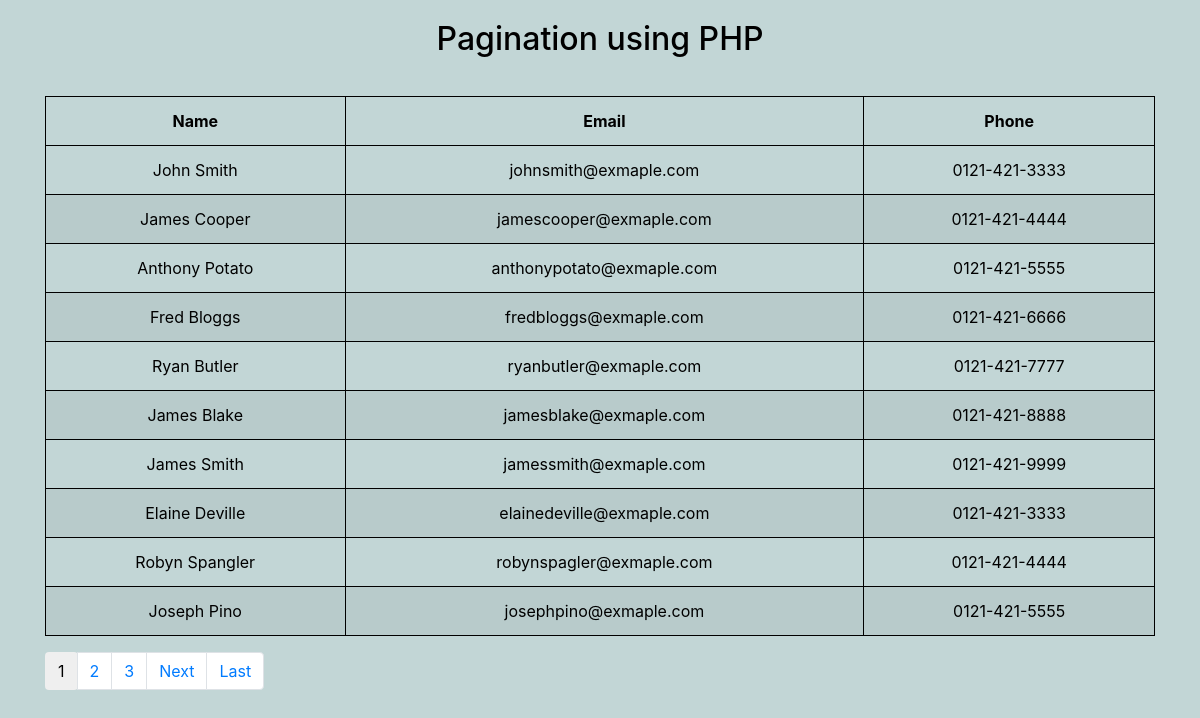
The page / on the database its author committed.
### tables this page shows
CREATE TABLE users (
    id INT(1) NOT NULL AUTO_INCREMENT,
    firstname VARCHAR(50) NOT NULL,
    lastname VARCHAR(50) NOT NULL,
    email VARCHAR(50) NOT NULL UNIQUE,
    phone VARCHAR(15) NOT NULL,
    PRIMARY KEY (`id`)
);

### database/db.inc.php (called while the page is built, shortened)
<?php
class Database
{
	private $con;
	private function connect()
	{
		if (!isset($this->con))
		{
			$this->con = new mysqli(DB_HOST, DB_USERNAME, DB_PASSWORD, DB_NAME);
		}
		return $this->con;
	}
	public function query($query)
	{
		try
        {
            $result = $this->con->query($query);
            return $result;
        }
        catch (Exception $e)
        {
            echo 'Unable to perform query. Error received: ' . $e->getMessage();
        }
	}
}

### index.php (the view, shortened to what this page needs)
<?php
include 'lib/pagination.php';
?>
<!DOCTYPE html>
<html>
 <head>
  	<link rel="stylesheet" href="https://maxcdn.bootstrapcdn.com/bootstrap/4.0.0/css/bootstrap.min.css">
  	<link rel="stylesheet" href="css/style.css" type="text/css" />
 </head>
 <body>
 	<div class="container">
	  <div class="panel panel-default">
	    <div class="panel-heading">
	      <h2>Pagination using PHP</h2>
	    </div>
	      <div class="table-responsive">
	        <table class="table table-striped table-bordered table-hover">
	          <thead>
        		<tr>
        		  <th>Name</th>
        		  <th>Email</th>
        		  <th>Phone</th>
        		</tr>
      		  </thead>
      		  <tbody>
      		  	<tr>
      		  		<?php
						while($row = $query->fetch_array(MYSQLI_ASSOC))
						{
						?>
							<tr>
								<td><?php echo $row['firstname'] . ' ' . $row['lastname']; ?></td>
								<td><?php echo $row['email']; ?></td>
								<td><?php echo $row['phone']; ?></td>
							</tr>
						<?php
						}
					?>
      		  	</tr>
      		  </tbody>
	        </table>
	        <div><?php echo $pagination; ?></div>
	  </div>
	</div>
 </body>
 </html>

### lib/pagination.php (shortened to what this page needs)
<?php
require realpath(__DIR__) .  '/../database/db.inc.php';
$db = new Database();
$result = $db->query("SELECT COUNT(*) AS total FROM users");
$row = $result->fetch_assoc();
$totalrows = $row['total'];
$perpage = 10;
$last = ceil($totalrows / $perpage);
$page = 1;
$limit = 'LIMIT ' . ($page - 1) * $perpage . ',' . $perpage;
$query = $db->query("SELECT * FROM `users` $limit");
$pagination = "";
if ($last != 1)
{
	$pagination .= '<ul class="pagination">';
	for ($i = 1 ; $i <= $last; $i++)
	{
		if ($i != $page)
		{
			$pagination .= '<li class="page-item"><a class="page-link" href="'.$_SERVER['PHP_SELF'].'?page='. $i .'" class="btn btn-default">'.$i.'</a></li> ';
		}
		else
		{
			$pagination .= '<li class="page-item"><button type="button" class="btn btn-default">' . $i . '</button></li>';
		}
	}
	if ($page != $last)
	{
        $next = $page + 1;
        $pagination .= '<li class="page-item"><a class="page-link" href="'.$_SERVER['PHP_SELF'].'?page='. $next . '" class="btn btn-default">Next</a></li>';
        $pagination .= '<li class="page-item"><a class="page-link" href="'.$_SERVER['PHP_SELF'].'?page='. $last . '" class="btn btn-default">Last</a></li>';
    }
    $pagination .= '</ul>';
}

### css/style.css (style rules this page uses)
* { margin: 0; padding: 0; }
body { background-color: #c2d6d6; color: #000; }
.panel-heading { text-align: center; margin: 10px 0 20px 0; padding: 10px; font-weight: bold; }
table.table-bordered { text-align: center; }
table.table-bordered > thead > tr > th, table.table-bordered > tbody > tr > td { border: 1px solid #000; }

### rows shown on the page
users: firstname "John", lastname "Smith", email "johnsmith@exmaple.com", phone "0121-421-3333"
users: firstname "James", lastname "Cooper", email "jamescooper@exmaple.com", phone "0121-421-4444"
users: firstname "Anthony", lastname "Potato", email "anthonypotato@exmaple.com", phone "0121-421-5555"
users: firstname "Fred", lastname "Bloggs", email "fredbloggs@exmaple.com", phone "0121-421-6666"
users: firstname "Ryan", lastname "Butler", email "ryanbutler@exmaple.com", phone "0121-421-7777"
users: firstname "James", lastname "Blake", email "jamesblake@exmaple.com", phone "0121-421-8888"
users: firstname "James", lastname "Smith", email "jamessmith@exmaple.com", phone "0121-421-9999"
users: firstname "Elaine", lastname "Deville", email "elainedeville@exmaple.com", phone "0121-421-3333"
users: firstname "Robyn", lastname "Spangler", email "robynspagler@exmaple.com", phone "0121-421-4444"
users: firstname "Joseph", lastname "Pino", email "josephpino@exmaple.com", phone "0121-421-5555"
